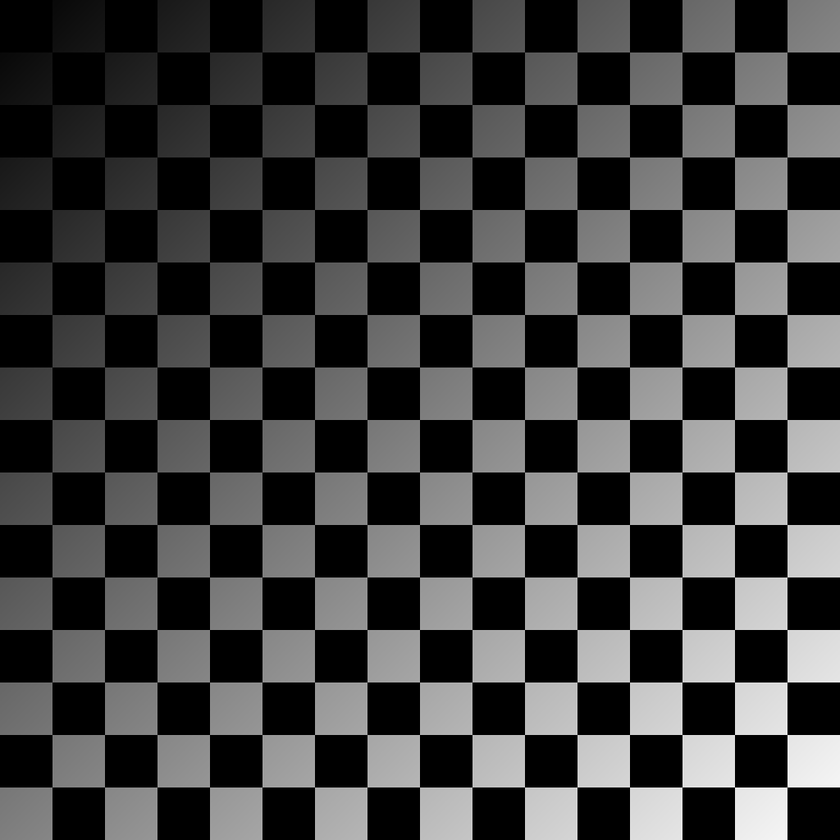
#> input picture DIP HW3_3/checkerboard1024-shaded.tif, 840 x 840 px, shrunk from 1024 x 1024 before the run
$ python hw1.py
#> lines starting #> are read from the running program, lines starting #| are printed output that depends on the picture
import numpy as np
import cv2
import matplotlib.pyplot as plt

def gaussian_kernel(size, sigma=1):
    """
    Generate a Gaussian filter kernel
    size: The size of the kernel (should be an odd number)
    sigma: The standard deviation of the Gaussian function
    """
    # Create a grid of size x size
    ax = np.linspace(-(size // 2), size // 2, size)
    xx, yy = np.meshgrid(ax, ax)

    # Calculate the Gaussian function
    kernel = np.exp(-(xx**2 + yy**2) / (2 * sigma**2))

    # Normalize the kernel so that the sum of all values is 1
    kernel = kernel / np.sum(kernel)

    return kernel

# Set the kernel size and standard deviation
kernel_size = 255  # 255x255 kernel
sigma_value = 64

# Generate the Gaussian kernel
gaussian_kernel_result = gaussian_kernel(kernel_size, sigma_value)

# Read the image
image = cv2.imread('checkerboard1024-shaded.tif', cv2.IMREAD_GRAYSCALE)
#> image is the input picture: shape (840, 840); min 0, max 255, mean 63.4
# print(np.shape(image))
# cv2.imwrite('checkerboard.png', image)

# Apply the filter to the image
cvfilter = cv2.filter2D(image, -1, gaussian_kernel_result)
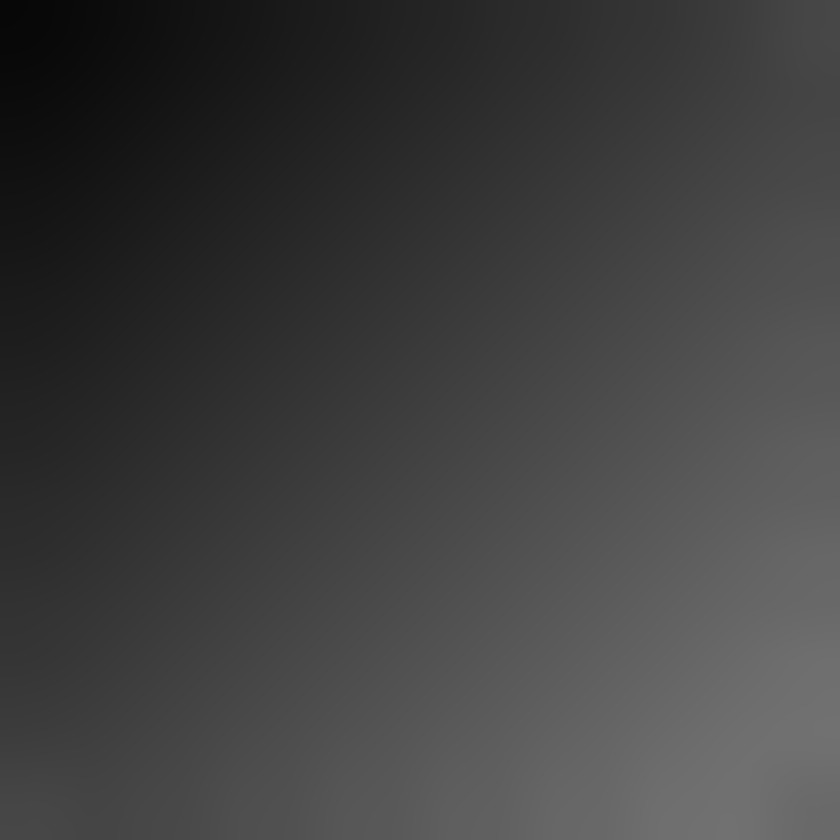
#> cvfilter: shape (840, 840); min 7, max 113, mean 63.4
image2 = image / cvfilter
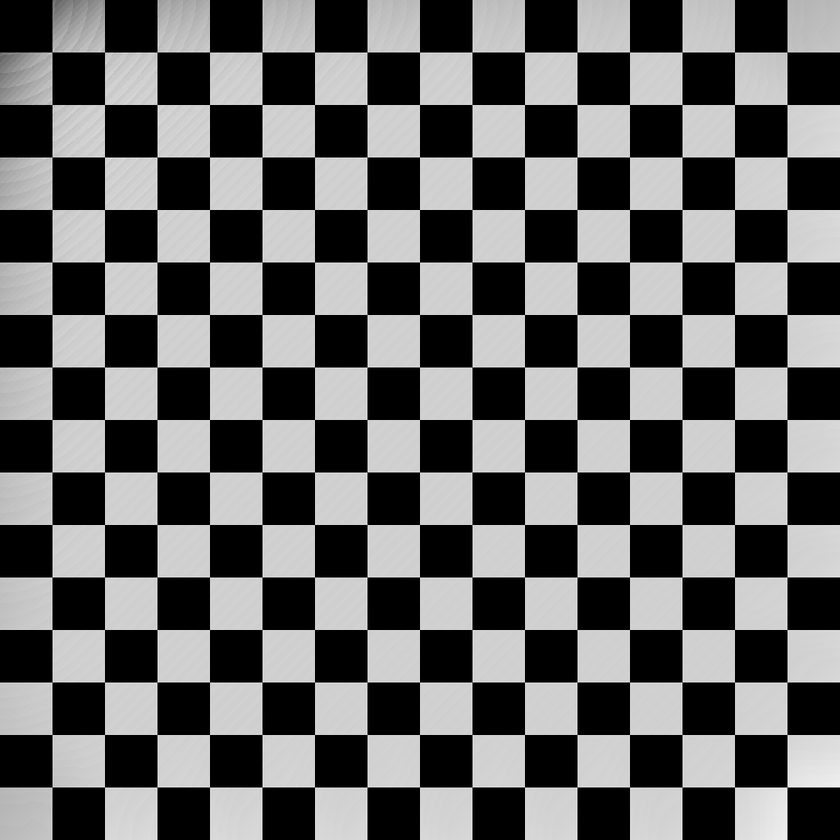
#> image2: shape (840, 840) float64; min 0, max 2.44, mean 0.991; drawn with min black and max white

# Show the original image and the processed image
plt.figure(figsize=(12, 6))
plt.subplot(1, 3, 1)
plt.title("Original Image")
plt.imshow(image, cmap='gray')
plt.subplot(1, 3, 2)
plt.title("Shaded Pattern")
plt.imshow(cvfilter, cmap='gray')
plt.subplot(1, 3, 3)
plt.title("Corrected Image")
plt.imshow(image2, cmap='gray')
plt.show()
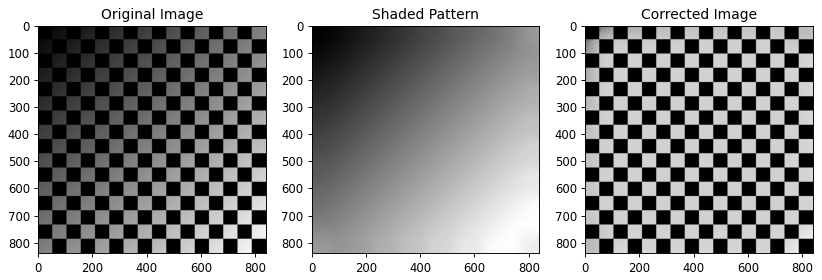
#> figure drawn by matplotlib, 3 panels

# Save the processed images
cv2.imwrite('checkerboard_original.png', image)
cv2.imwrite('checkerboard_shaded.png', cvfilter)
cv2.imwrite('checkerboard_gaussian.png', image2)
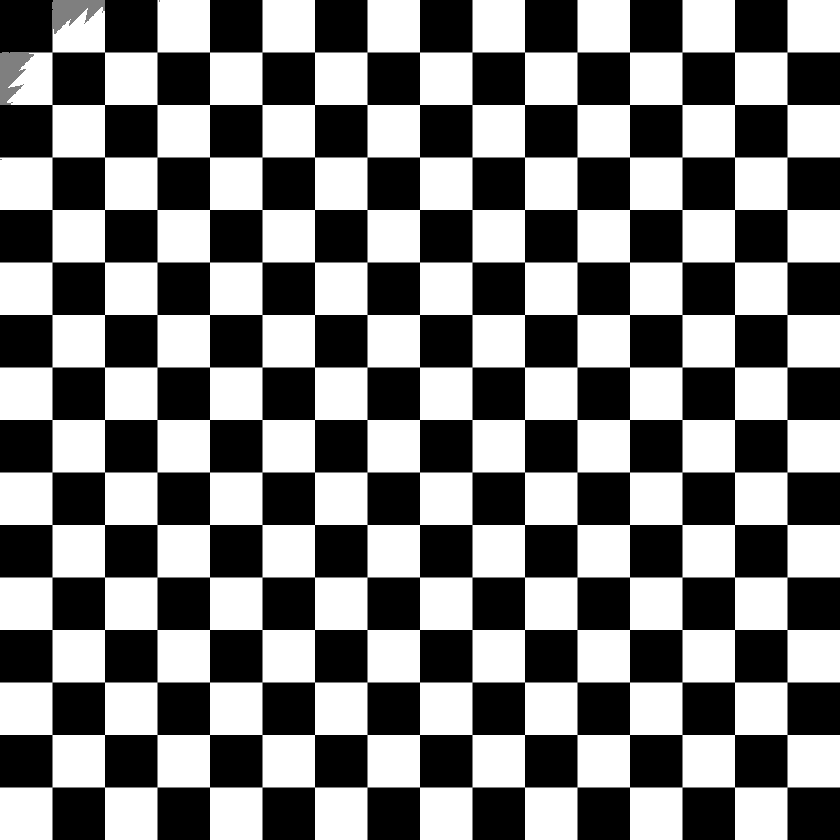
#> saved as checkerboard_gaussian.png: shape (840, 840); min 0, max 2, mean 0.997; drawn with min black and max white
